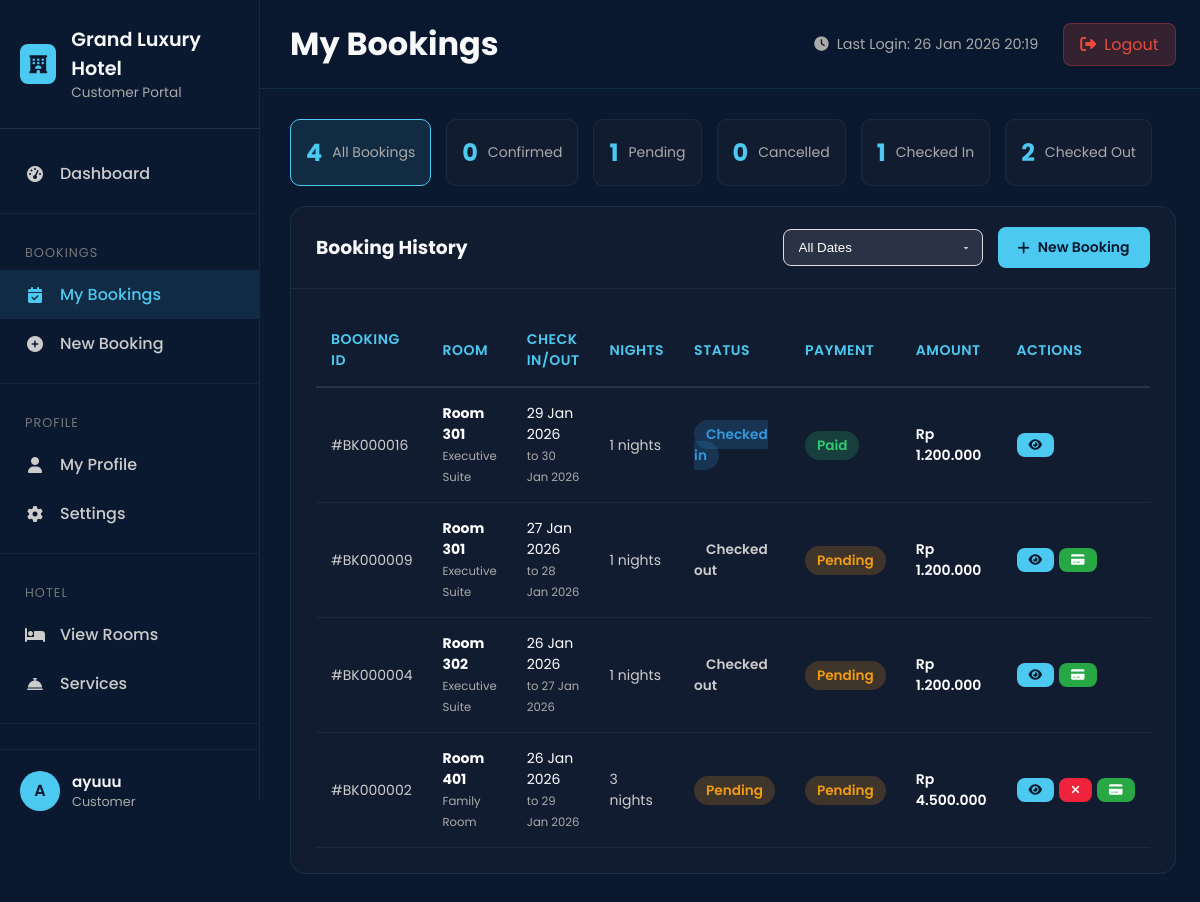
/customer/bookings.php (signed in), run on the app's committed database.
### tables this page shows
CREATE TABLE `settings` (
  `id` int(11) NOT NULL,
  `setting_key` varchar(100) NOT NULL,
  `setting_value` text DEFAULT NULL,
  `setting_group` varchar(50) DEFAULT 'general',
  `description` text DEFAULT NULL,
  `created_at` timestamp NOT NULL DEFAULT current_timestamp(),
  `updated_at` timestamp NOT NULL DEFAULT current_timestamp() ON UPDATE current_timestamp()
);

CREATE TABLE `users` (
  `id` int(11) NOT NULL,
  `username` varchar(50) NOT NULL,
  `password` varchar(255) NOT NULL,
  `email` varchar(100) NOT NULL,
  `full_name` varchar(100) DEFAULT NULL,
  `phone` varchar(20) DEFAULT NULL,
  `profile_picture` varchar(255) DEFAULT NULL,
  `role` enum('admin','receptionist','customer') DEFAULT 'customer',
  `status` enum('active','inactive','suspended') DEFAULT 'active',
  `created_at` timestamp NOT NULL DEFAULT current_timestamp(),
  `last_login` timestamp NULL DEFAULT NULL
);

CREATE TABLE `bookings` (
  `id` int(11) NOT NULL,
  `booking_code` varchar(20) NOT NULL,
  `user_id` int(11) NOT NULL,
  `room_id` int(11) NOT NULL,
  `check_in` date NOT NULL,
  `check_out` date NOT NULL,
  `total_nights` int(11) NOT NULL,
  `adults` int(11) DEFAULT 1,
  `children` int(11) DEFAULT 0,
  `total_price` decimal(10,2) NOT NULL,
  `discount_amount` decimal(10,2) DEFAULT 0.00,
  `final_price` decimal(10,2) NOT NULL,
  `special_requests` text DEFAULT NULL,
  `booking_status` enum('pending','confirmed','checked_in','checked_out','cancelled','no_show') DEFAULT 'pending',
  `payment_status` enum('pending','partial','paid','refunded','failed') DEFAULT 'pending',
  `payment_method` varchar(50) DEFAULT NULL,
  `payment_proof` varchar(255) DEFAULT NULL,
  `created_at` timestamp NOT NULL DEFAULT current_timestamp(),
  `updated_at` timestamp NOT NULL DEFAULT current_timestamp() ON UPDATE current_timestamp()
);

CREATE TABLE `rooms` (
  `id` int(11) NOT NULL,
  `room_number` varchar(10) NOT NULL,
  `category_id` int(11) NOT NULL,
  `floor` varchar(10) DEFAULT NULL,
  `view_type` enum('city','garden','pool','mountain','sea') DEFAULT 'city',
  `bed_type` enum('single','double','queen','king','twin') DEFAULT 'double',
  `smoking` tinyint(1) DEFAULT 0,
  `description` text DEFAULT NULL,
  `image` varchar(255) DEFAULT NULL,
  `images` text DEFAULT NULL,
  `status` enum('available','occupied','maintenance','cleaning','reserved') DEFAULT 'available',
  `created_at` timestamp NOT NULL DEFAULT current_timestamp()
);

CREATE TABLE `room_categories` (
  `id` int(11) NOT NULL,
  `name` varchar(100) NOT NULL,
  `description` text DEFAULT NULL,
  `base_price` decimal(10,2) NOT NULL,
  `max_capacity` int(11) DEFAULT 2,
  `amenities` text DEFAULT NULL,
  `image` varchar(255) DEFAULT NULL,
  `created_at` timestamp NOT NULL DEFAULT current_timestamp()
);

### customer/bookings.php (the view, shortened to what the rows shown need)
<?php
require_once '../includes/config.php';
$user_id = $_SESSION['user_id'];
$page_title = 'My Bookings';
$customer_sql = "SELECT * FROM users WHERE id = ?";
$customer_stmt = $conn->prepare($customer_sql);
$customer_stmt->bind_param("i", $user_id);
$customer_stmt->execute();
$customer_result = $customer_stmt->get_result();
$customer = $customer_result->fetch_assoc();
$query = "SELECT b.*, r.room_number, rc.name as room_type, rc.base_price
          FROM bookings b
          JOIN rooms r ON b.room_id = r.id
          JOIN room_categories rc ON r.category_id = rc.id
          WHERE b.user_id = ?";
$params = ["i", $user_id];
$query .= " ORDER BY b.created_at DESC";
$stmt = $conn->prepare($query);
if (count($params) > 1) {
    $stmt->bind_param(...$params);
} else {
    $stmt->bind_param("i", $user_id);
}
$stmt->execute();
$result = $stmt->get_result();
$stats_sql = "SELECT
    COUNT(*) as total,
    SUM(CASE WHEN booking_status = 'confirmed' THEN 1 ELSE 0 END) as confirmed,
    SUM(CASE WHEN booking_status = 'pending' THEN 1 ELSE 0 END) as pending,
    SUM(CASE WHEN booking_status = 'cancelled' THEN 1 ELSE 0 END) as cancelled,
    SUM(CASE WHEN booking_status = 'checked_in' THEN 1 ELSE 0 END) as checked_in,
    SUM(CASE WHEN booking_status = 'checked_out' THEN 1 ELSE 0 END) as checked_out
    FROM bookings WHERE user_id = ?";
$stats_stmt = $conn->prepare($stats_sql);
$stats_stmt->bind_param("i", $user_id);
$stats_stmt->execute();
$stats_result = $stats_stmt->get_result();
?>
<!DOCTYPE html>
<html lang="id">
<head>
    <link rel="stylesheet" href="https://cdnjs.cloudflare.com/ajax/libs/font-awesome/6.4.0/css/all.min.css">
</head>
<body>
    <div class="customer-wrapper">
        <aside class="sidebar">
            <div class="sidebar-header">
                <div class="sidebar-title">
                    <h3><?= htmlspecialchars($hotel_name) ?></h3>
                    <p>Customer Portal</p>
                </div>
            </div>
            <div class="sidebar-footer">
                <div class="user-menu">
                    <div class="user-avatar">
                        <?= strtoupper(substr($customer['full_name'], 0, 1)) ?>
                    </div>
                    <div class="user-info">
                        <div class="user-name"><?= htmlspecialchars($customer['full_name']) ?></div>
                        <div class="user-role"><?= ucfirst($customer['role']) ?></div>
                    </div>
                </div>
            </div>
        </aside>
        <main class="main-content">
            <header class="top-header">
                <div class="header-left">
                    <h1><?= htmlspecialchars($page_title) ?></h1>
                </div>
                <div class="header-right">
                    <div class="last-login">
                        <i class="fas fa-clock"></i>
                        Last Login: <?= $customer['last_login'] ? date('d M Y H:i', strtotime($customer['last_login'])) : 'First login' ?>
                    </div>
                    <a href="../logout.php" class="logout-btn">
                        <i class="fas fa-sign-out-alt"></i> Logout
                    </a>
                </div>
            </header>
            <div class="content-area">
                <div class="card">
                    <div class="card-body">
                        <?php if ($result->num_rows > 0): ?>
                        <div class="table-responsive">
                            <table>
                                <thead>
                                    <tr>
                                        <th>Booking ID</th>
                                        <th>Room</th>
                                        <th>Check In/Out</th>
                                        <th>Nights</th>
                                        <th>Status</th>
                                        <th>Payment</th>
                                        <th>Amount</th>
                                        <th>Actions</th>
                                    </tr>
                                </thead>
                                <tbody>
                                    <?php while ($booking = $result->fetch_assoc()):
                                        $nights = calculateNights($booking['check_in'], $booking['check_out']);
                                        $booking_status = $booking['booking_status'];
                                        $payment_status = $booking['payment_status'];
                                        $status_colors = [
                                            'confirmed' => 'success',
                                            'pending' => 'warning',
                                            'cancelled' => 'danger',
                                            'checked_in' => 'info',
                                            'checked_out' => 'primary'
                                        ];
                                        $status_color = $status_colors[$booking_status] ?? 'info';
                                        $payment_colors = [
                                            'paid' => 'success',
                                            'pending' => 'warning',
                                            'partial' => 'info',
                                            'failed' => 'danger',
                                            'refunded' => 'secondary'
                                        ];
                                        $payment_color = $payment_colors[$payment_status] ?? 'info';
                                    ?>
                                    <tr>
                                        <td>#BK<?= str_pad($booking['id'], 6, '0', STR_PAD_LEFT) ?></td>
                                        <td>
                                            <strong style="color: white;">Room <?= $booking['room_number'] ?></strong><br>
                                            <small style="color: #aaa;"><?= $booking['room_type'] ?></small>
                                        </td>
                                        <td>
                                            <div>
                                                <div style="color: white;"><?= date('d M Y', strtotime($booking['check_in'])) ?></div>
                                                <small style="color: #aaa;">to <?= date('d M Y', strtotime($booking['check_out'])) ?></small>
                                            </div>
                                        </td>
                                        <td><?= $nights ?> nights</td>
                                        <td>
                                            <span class="status-badge status-<?= $status_color ?>">
                                                <?= ucfirst(str_replace('_', ' ', $booking_status)) ?>
                                            </span>
                                        </td>
                                        <td>
                                            <span class="status-badge status-<?= $payment_color ?>">
                                                <?= ucfirst($payment_status) ?>
                                            </span>
                                        </td>
                                        <td style="color: white; font-weight: 600;">
                                            <?= formatCurrency($booking['final_price']) ?>
                                        </td>
                                        <td>
                                            <div style="display: flex; gap: 5px;">
                                                <button onclick="viewBookingDetails(<?= $booking['id'] ?>)" class="btn btn-sm btn-primary" title="View Details">
                                                    <i class="fas fa-eye"></i>
                                                </button>
                                                <?php if ($booking_status == 'pending'): ?>
                                                <button onclick="cancelBooking(<?= $booking['id'] ?>)" class="btn btn-sm btn-danger" title="Cancel">
                                                    <i class="fas fa-times"></i>
                                                </button>
                                                <?php endif; ?>
                                                <?php if ($payment_status == 'pending'): ?>
                                                <a href="payment.php?booking_id=<?= $booking['id'] ?>" class="btn btn-sm btn-success" title="Make Payment">
                                                    <i class="fas fa-credit-card"></i>
                                                </a>
                                                <?php endif; ?>
                                            </div>
                                        </td>
                                    </tr>
                                    <?php endwhile; ?>
                                </tbody>
                            </table>
                        </div>
                        <?php endif; ?>
                    </div>
                </div>
            </div>
        </main>
    </div>
</body>
</html>

### data on the page
settings: setting_value "Grand Luxury Hotel"
users: full_name "A", full_name "ayuuu", role "Customer", last_login "26 Jan 2026 20:19"
bookings: id "000016", room.room_number "301", room_categories.name "Executive Suite", check_in "29 Jan 2026", check_out "30 Jan 2026", nights "1", booking_status "Checked in", payment_status "Paid", final_price "Rp 1.200.000"
bookings: id "000009", room.room_number "301", room_categories.name "Executive Suite", check_in "27 Jan 2026", check_out "28 Jan 2026", nights "1", booking_status "Checked out", payment_status "Pending", final_price "Rp 1.200.000"
bookings: id "000004", room.room_number "302", room_categories.name "Executive Suite", check_in "26 Jan 2026", check_out "27 Jan 2026", nights "1", booking_status "Checked out", payment_status "Pending", final_price "Rp 1.200.000"
bookings: id "000002", room.room_number "401", room_categories.name "Family Room", check_in "26 Jan 2026", check_out "29 Jan 2026", nights "3", booking_status "Pending", payment_status "Pending", final_price "Rp 4.500.000"

### other printed values
$page_title "My Bookings"
$stats['total'] "4"
$stats['confirmed'] "0"
$stats['pending'] "1"
$stats['cancelled'] "0"
$stats['checked_in'] "1"
$stats['checked_out'] "2"
